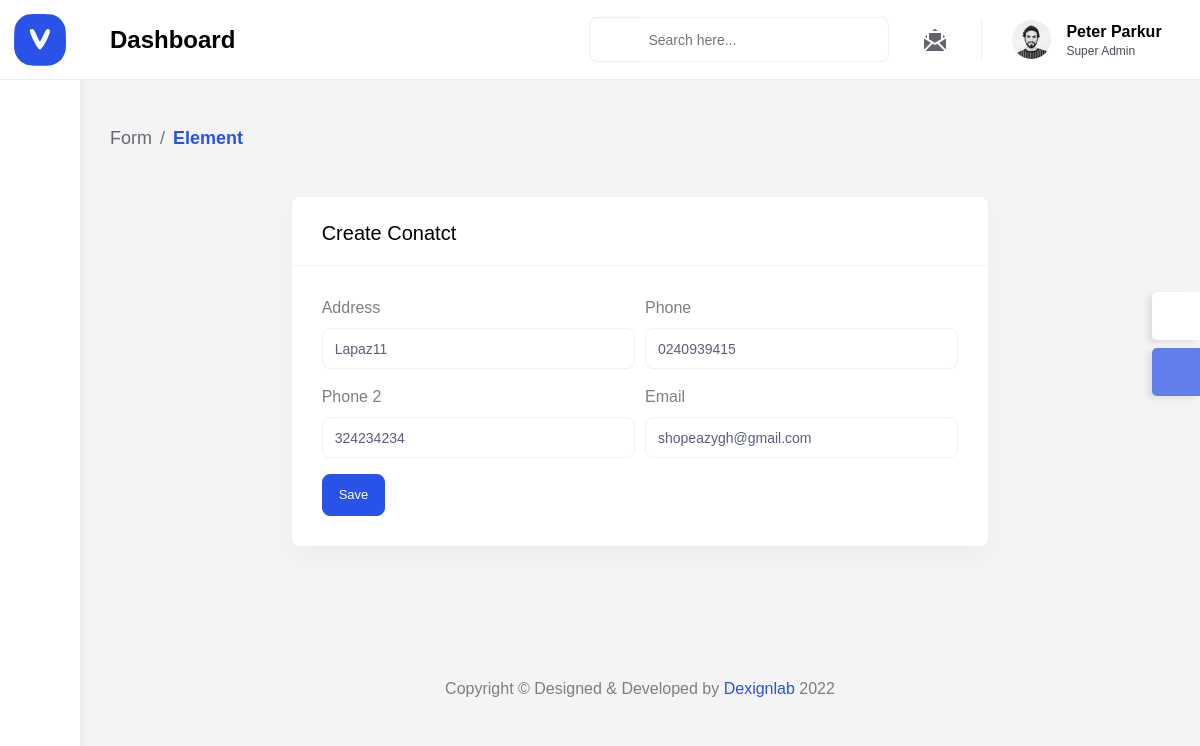
Page /dashboard/contact/update/2eec407e0b3d456589770d49de829f12 (signed in) on the committed database.
### main/models.py (models this page shows, shortened)
class ContactDetails(models.Model):
    address = models.CharField(max_length=150)
    phone = models.CharField(max_length=150)
    phone_2 = models.CharField(max_length=150)
    email = models.EmailField(max_length=254)
    id = models.UUIDField(default=uuid.uuid4, unique=True,
                          primary_key=True, editable=False)

### dashboard/views.py (the view)
# urls.py: path('contact/update/<str:pk>', views.updateContact, name="update-contact")
@login_required(login_url="login")
def updateContact(request, pk):
    contact = ContactDetails.objects.get(id=pk)
    form = ContactDetailsForm(instance=contact)
    if request.method == "POST":
        form = ContactDetailsForm(request.POST, instance=contact)
        if form.is_valid():
            form.save()
            messages.success(request, "Contact Updated!")
            return redirect('view-contact')
    context = {
        'form':form
    }
    return render(request, 'dashboard/contact/update-contact.html', context)

### dashboard/forms.py
class ContactDetailsForm(ModelForm):
    class Meta:
        model = ContactDetails
        fields = '__all__'
    def __init__(self, *args, **kwargs):
        super().__init__(*args, **kwargs)
        for field in self.fields.values():
            field.widget.attrs['class'] = 'form-control'

### dashboard/templates/dashboard/contact/update-contact.html (shortened to what this page needs)
{% extends 'layouts/admin.html' %}
{% load static %}
{% block content %}
        <div class="content-body">
            <div class="container-fluid">
                <div class="page-titles">
					<ol class="breadcrumb">
						<li class="breadcrumb-item"><a href="javascript:void(0)">Form</a></li>
						<li class="breadcrumb-item active"><a href="javascript:void(0)">Element</a></li>
					</ol>
                </div>
                <div class="row">
					<div class="col-xl-8 mx-auto col-lg-12">
                        <div class="card">
                            <div class="card-header">
                                <h4 class="card-title">Create Conatct</h4>
                            </div>
                            <div class="card-body">
                                <div class="basic-form">
                                    <form action="" method="POST">
                                        <div class="form-row">
                                            {% for field in form  %}
                                                <div class="form-group col-md-6">
                                                    <label>{{field.label}}</label>
                                                    {{field}}
                                                </div>
                                            {% endfor %}
                                        </div>
                                        <button type="submit" class="btn btn-primary">Save</button>
                                    </form>
                                </div>
                            </div>
                        </div>
					</div>
                </div>
            </div>
        </div>
{% endblock content %}

### rows in the picture
ContactDetails: form "Lapaz11" "0240939415" "324234234" "shopeazygh@gmail.com"

### other values in the picture
{{ field.label }} "Address" "Phone" "Phone 2" "Email"
